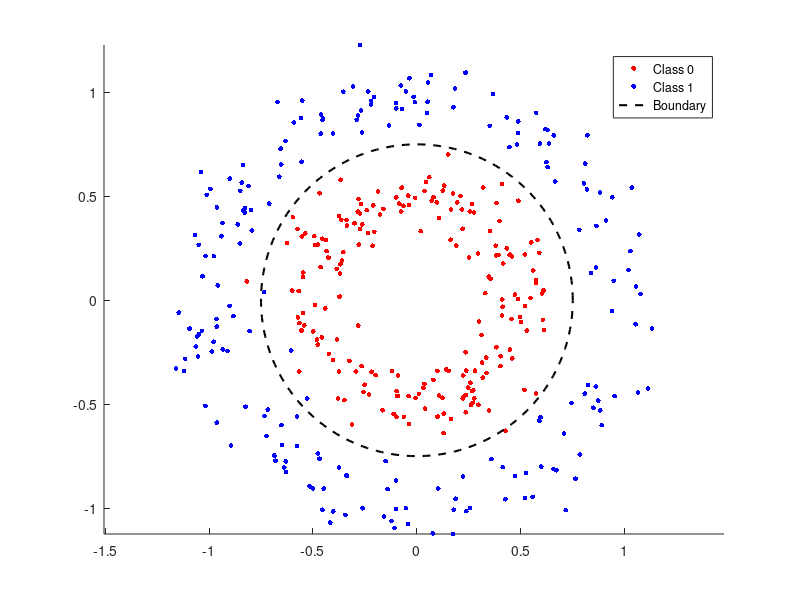

The MATLAB source for this figure: (Note: this script raises an error after producing the figure.)
%% Two concentric rings

% Two concentric rings with a 2-8-8-1 network
M = 400;
t = 2*pi*rand(1, M);                      % angle
c = rand(1, M) > 0.5;                     % class: 0 inner ring, 1 outer ring
r = 0.5 + 0.5*c + 0.1*randn(1, M);        % noisy radius
X = [r .* cos(t); r .* sin(t)];
Y = double(c);

% Plot the training set
figure
scatter(X(1,Y==0), X(2,Y==0), 12, 'r', 'filled');
hold on
scatter(X(1,Y==1), X(2,Y==1), 12, 'b', 'filled');
th = linspace(0, 2*pi, 200);
plot(0.75*cos(th), 0.75*sin(th), 'k--', 'LineWidth', 1.5);
axis equal;
hold off
legend('Class 0', 'Class 1', 'Boundary')

% Three runs with different learning rates
alpha1=0.5;
Nepochs=1000;
[W, b, loss1] = Backpropagation(X, Y, [2 8 8 1], 32, Nepochs, alpha1);
fprintf('Rings, accuracy: %.3f  (alpha=%f)\n', mean(round(predict(W, b, X)) == Y), alpha1);

alpha2=1;
[W, b, loss2] = Backpropagation(X, Y, [2 8 8 1], 32, Nepochs, alpha2);
fprintf('Rings, accuracy: %.3f  (alpha=%f)\n', mean(round(predict(W, b, X)) == Y), alpha2);

alpha3=2;
[W, b, loss3] = Backpropagation(X, Y, [2 8 8 1], 32, Nepochs, alpha3);
fprintf('Rings, accuracy: %.3f  (alpha=%f)\n', mean(round(predict(W, b, X)) == Y), alpha3);

% Plot the loss curves
figure; 
plot(loss1)
hold on
plot(loss2)
plot(loss3)
xlabel('Epoch'); 
ylabel('Loss'); 
title('Rings');
hold off
legend(sprintf('\\alpha = %g', alpha1), sprintf('\\alpha = %g', alpha2),sprintf('\\alpha = %g', alpha3));

%% MNIST

% MNIST handwritten digits with a 784-30-10 network
download_mnist('mnist');                               % downloaded on the first run only
files = {'mnist/train-images-idx3-ubyte', 'mnist/train-labels-idx1-ubyte', ...
            'mnist/t10k-images-idx3-ubyte', 'mnist/t10k-labels-idx1-ubyte'};
[X, labels] = read_mnist(files{1}, files{2});    % 60000 images
[Xtest, Ytest] = read_mnist(files{3}, files{4});    % 10000 images
Y = double((0:9)' == labels);           % one-hot encoding (10 x M)

% Three runs with different learning rates
alpha1 = 0.5;
Nepochs = 100;
batch_size = 10;
[W, b, loss1] = Backpropagation(X, Y, [784 30 10], batch_size, Nepochs, alpha1);
[~, pred1] = max(predict(W, b, Xtest));   % the class is the largest output
fprintf('MNIST, test accuracy: %.4f\n', mean(pred1 - 1 == Ytest));

alpha2 = 1;
Nepochs = 100;
batch_size = 10;
[W, b, loss2] = Backpropagation(X, Y, [784 30 10], batch_size, Nepochs, alpha2);
[~, pred2] = max(predict(W, b, Xtest));   % the class is the largest output
fprintf('MNIST, test accuracy: %.4f\n', mean(pred2 - 1 == Ytest));

alpha3 = 3;
Nepochs = 100;
batch_size = 10;
[W, b, loss3] = Backpropagation(X, Y, [784 30 10], batch_size, Nepochs, alpha3);
[~, pred3] = max(predict(W, b, Xtest));   % the class is the largest output
fprintf('MNIST, test accuracy: %.4f\n', mean(pred3 - 1 == Ytest));


% Plot the loss curves
figure; 
plot(loss1)
hold on
plot(loss2)
plot(loss3)
xlabel('Epoch'); 
ylabel('Loss'); 
title('MNIST');
hold off
legend(sprintf('\\alpha = %g', alpha1), sprintf('\\alpha = %g', alpha2),sprintf('\\alpha = %g', alpha3));


% Split the test images into correctly and wrongly classified
correct = (pred1 - 1) == Ytest;
wrong = (pred1 - 1) ~= Ytest;
disp("correct: " + sum(correct))
disp("wrong: "   + sum(wrong))

Xcorrect = Xtest(:,correct);
Xwrong = Xtest(:,wrong);
Ycorrect = Ytest(correct);
Ywrong = Ytest(wrong);

pred_correct = pred1(correct);
pred_wrong = pred1(wrong);


% Show N correctly classified images 
N=10;
figure
for i = 1:N
    ax = subplot(2, N, i);
    imshow(reshape(Xcorrect(:,i),28,28)');
    ax = subplot(2, N, N + i);
    axis off
    text(0.5,0.5, string(pred_correct(i)-1), 'HorizontalAlignment','center','FontSize',12)
end


% Show N misclassified images, with the predicted class and, below it,
% the true class
N=10;
figure
for i = 1:N
    ax = subplot(2, N, i);
    imshow(reshape(Xwrong(:,i),28,28)');
    ax = subplot(2, N, N + i);
    axis off
    text(0.5,0.5, string(pred_wrong(i)-1), 'HorizontalAlignment','center','FontSize',12)
    text(0.5,0, string(Ywrong(i)), 'HorizontalAlignment','center','FontSize',12)
end
